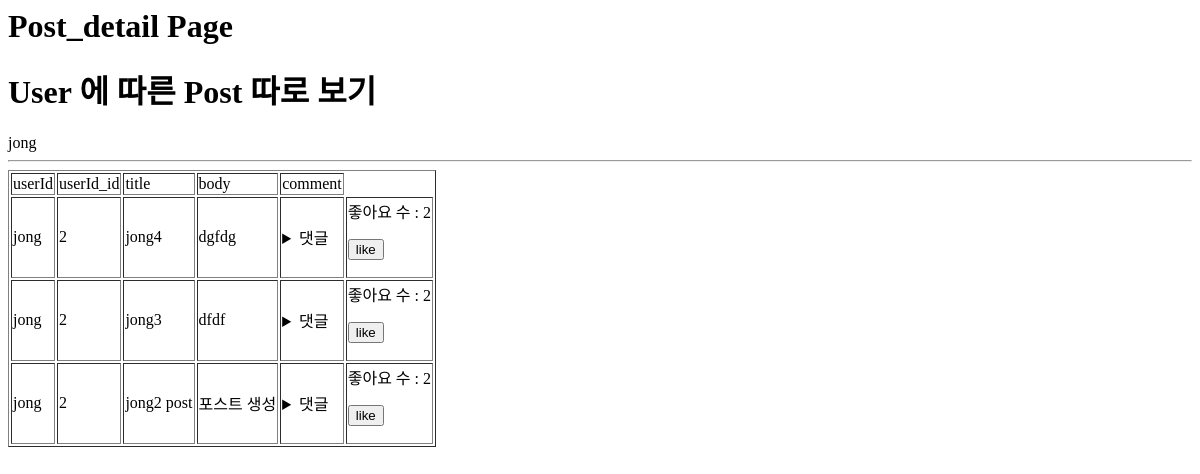
The page /post_detail/2 on the database as committed earlier.
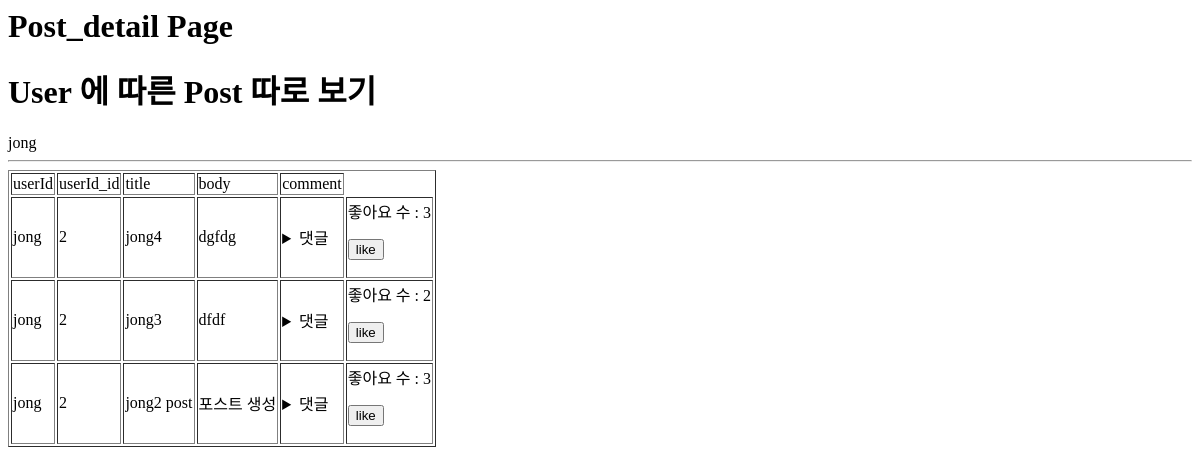
The same page on the database as committed later.
### danceapp/models.py (models this page shows, shortened)
class Post(models.Model):
    userId = models.ForeignKey(User, on_delete=models.CASCADE) # 회원ID # User 모델의 pk를 가져옴
    title = models.CharField(max_length=200) # 제목
    body = models.TextField() # 게시물 설명
    uploadDate = models.DateTimeField(auto_now_add=True) # 처음 업로드 시간
    updateDate = models.DateTimeField(auto_now=True) # 수정 시간
    photo = models.ImageField(blank=True, null=True, upload_to='thumbnail') # 썸네일 # upload_to : static/blog_photo 로 저장해줘
    video = models.FileField(blank=True, null=True, upload_to='video') # 배포시에는 models.FilePathField()사용
    genreName = models.ForeignKey(Genre, null=True, on_delete=models.CASCADE) # 장르
    likes_user = models.ManyToManyField(User, related_name='likes', blank=True) # 좋아요 누른 사람
    likes_count = models.PositiveIntegerField(default=0) # 좋아요 개수
    test_birth = models.DateField(blank=True, null=True)

### danceapp/views.py (the view)
# urls.py: path('post_detail/<int:userId_id>', views.post_detail, name='post_detail'),
def post_detail(request, userId_id):
    posts = Post.objects.filter(userId=userId_id).order_by('-uploadDate')
    user = get_object_or_404(User, pk=userId_id)
    comment_form = CommentForm()
    context = {
        'posts':posts,
        'comment_form':comment_form,
        'user':user,
    }
    return render(request, 'post_detail.html', context)

### danceapp/forms.py
class CommentForm(forms.ModelForm):
    class Meta:
        model = Comment
        fields = ['comment']
    def __init__(self, *args, **kwargs):
        super(CommentForm, self).__init__(*args, **kwargs)
        self.fields['comment'].widget.attrs = {
            'class': 'form-control',
            'placeholder': "댓글 입력",
            'rows':10
        }

### danceapp/models.py (called while the page is built)
    def __str__(self):
        return self.comment

### danceapp/templates/post_detail.html (shortened to what this page needs)
<h1>Post_detail Page</h1>
<h1>User 에 따른 Post 따로 보기</h1>
{{ user.username }}
<hr>
<table border="1">
    <tr>
        <td>userId</td>
        <td>userId_id</td>
        <td>title</td>
        <td>body</td>
        <td>comment</td>
    </tr>
    {% for post in posts %}
    <tr>
        <td>{{ post.userId }}</td>
        <td>{{ post.userId_id }}</td>
        <td>{{ post.title }}</td>
        <td>{{ post.body }}</td>
        <td>
            <details>
                <summary>댓글</summary>
                {% for comment in post.comment_set.all %}
                <br>
                {% endfor %}
            </details>
        </td>
        <td>
            <form action="{% url 'likes' post.id %}" method="POST">
                <p>
                    좋아요 수 : {{ post.likes_count }}
                </p>
                {% if request.user in post.likes_user.all %}
                <input type="submit" value="dislike">
                {% else %}
                <input type="submit" value="like">
                {% endif %}
            </form>
        </td>
    </tr>
    {% endfor %}
</table>

Rows that differ between the two databases and show on the page:
changed Post "jong4": likes_count "2" → "3"
changed Post "jong2 post": likes_count "2" → "3"
